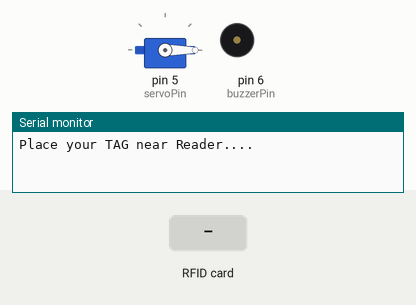
Bench run of a sketch on a simulated Arduino Uno, built with avr-gcc and run on an emulated ATmega328P. Parts: servo, buzzer (waves = sounding), the last lines printed to the serial monitor. Inputs (shaded band) come from the test bench.

Above: at 1.3 s.
1.4 s: RFID card DA A9 56 D3 held to the reader
At 1.53 s:
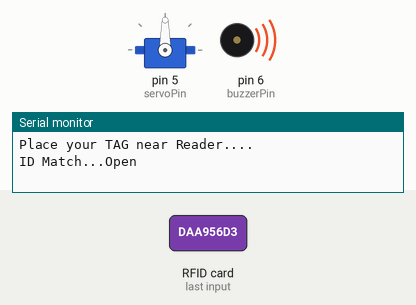
At 2.8 s:
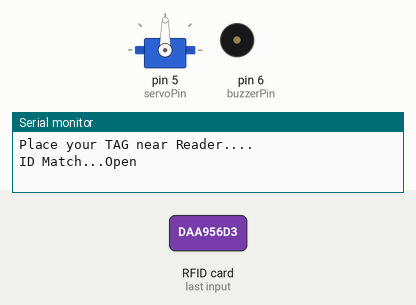
3.1 s: RFID card 5E 7A 19 C4 held to the reader
At 5.53 s:
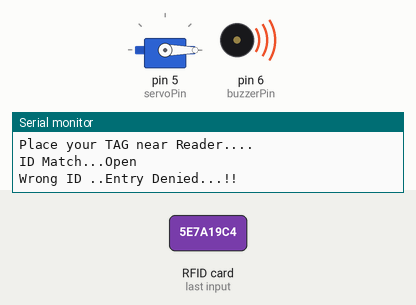
Timing chart, 0 to 7.2 s (numbered marks = the images above; inputs shaded):
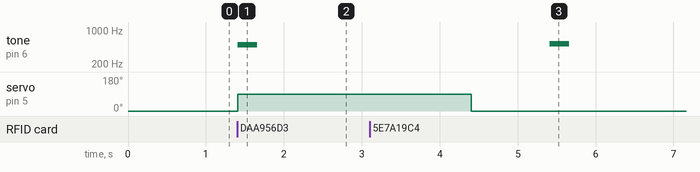

The sketch:

servo_byte_compare.ino
```cpp
#include <SPI.h>
#include <MFRC522.h>
#include <Servo.h>

const int RST_PIN = 9;
const int SS_PIN = 10;
MFRC522 mfrc522(SS_PIN, RST_PIN);
byte CardUidByte[4] = {0xDA, 0xA9, 0x56, 0xD3};
boolean state = false;
Servo myservo;
const int servoPin = 5;
const int buzzerPin = 6;

void setup() {
  Serial.begin(9600);
  SPI.begin();
  mfrc522.PCD_Init();
  Serial.println("Place your TAG near Reader....");
  myservo.attach(servoPin);
  myservo.write(0);
  delay(50);
}

void loop() {
  if ( ! mfrc522.PICC_IsNewCardPresent()) return;
  if ( ! mfrc522.PICC_ReadCardSerial()) return;

  if (mfrc522.uid.uidByte[0] == CardUidByte[0] && mfrc522.uid.uidByte[1] == CardUidByte[1] && mfrc522.uid.uidByte[2] == CardUidByte[2] && mfrc522.uid.uidByte[3] == CardUidByte[3])
        {
         state=!state;
         while (state == true){
           Serial.println("ID Match...Open");
           tone(buzzerPin ,500,250);  //tone(pin, frequency, duration)
           myservo.write(90);
           delay(3000);
           myservo.write(0);
           state=!state;
         }
        }

          else{
           Serial.println("Wrong ID ..Entry Denied...!!");
           myservo.write(0);
           tone(buzzerPin ,523,250);
           delay(250);
           noTone(buzzerPin);
           delay(1000);
         }
         delay(1000);
   }
```

Measured:
- after the input at 1.4 s, tone on pin 6 (buzzerPin): silent → 500 Hz at once, → silent 0.25 s later; servo on pin 5 (servoPin): 0° → 90° at once
- after the input at 3.1 s, tone on pin 6 (buzzerPin): silent → 523 Hz after 2.3 s, → silent 0.25 s later
